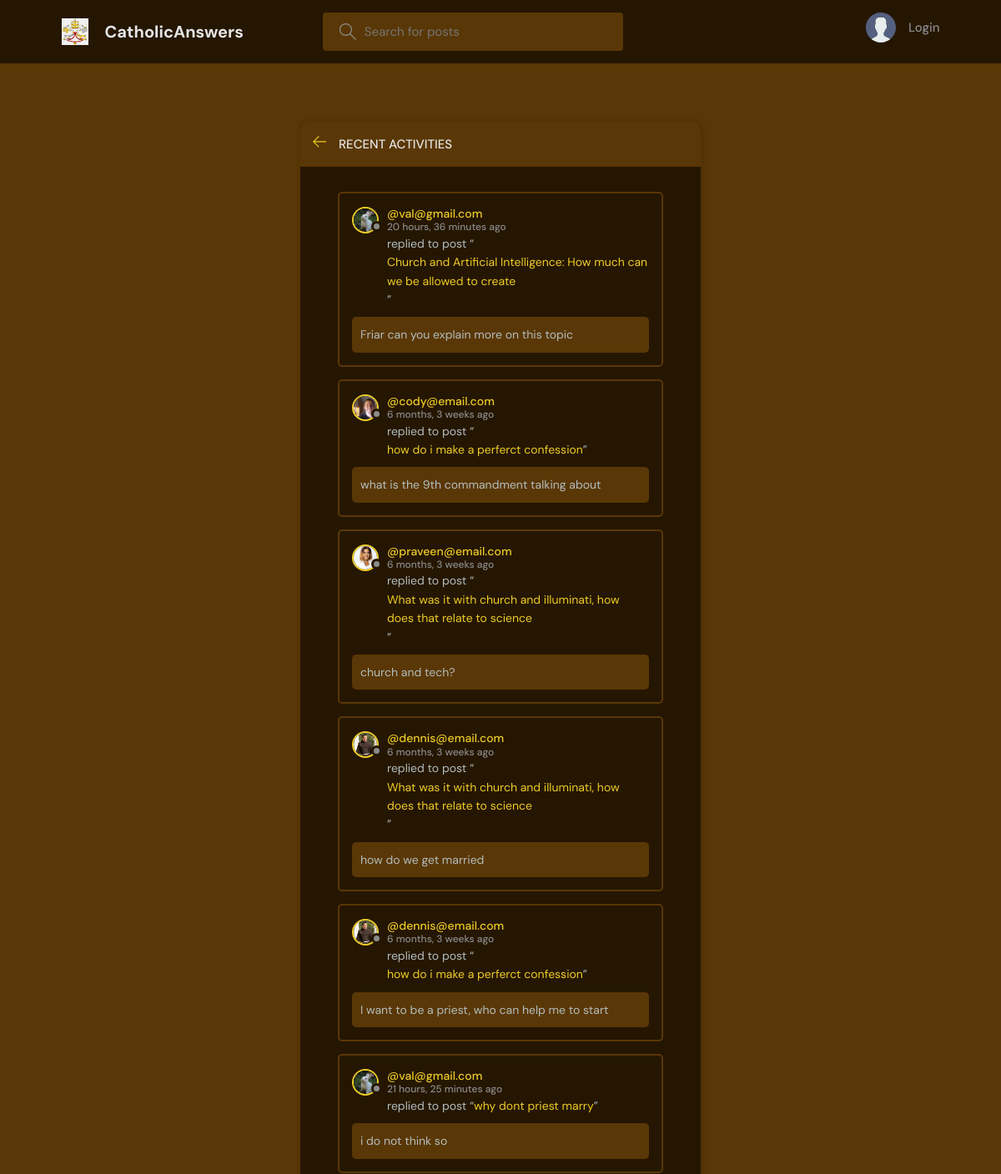
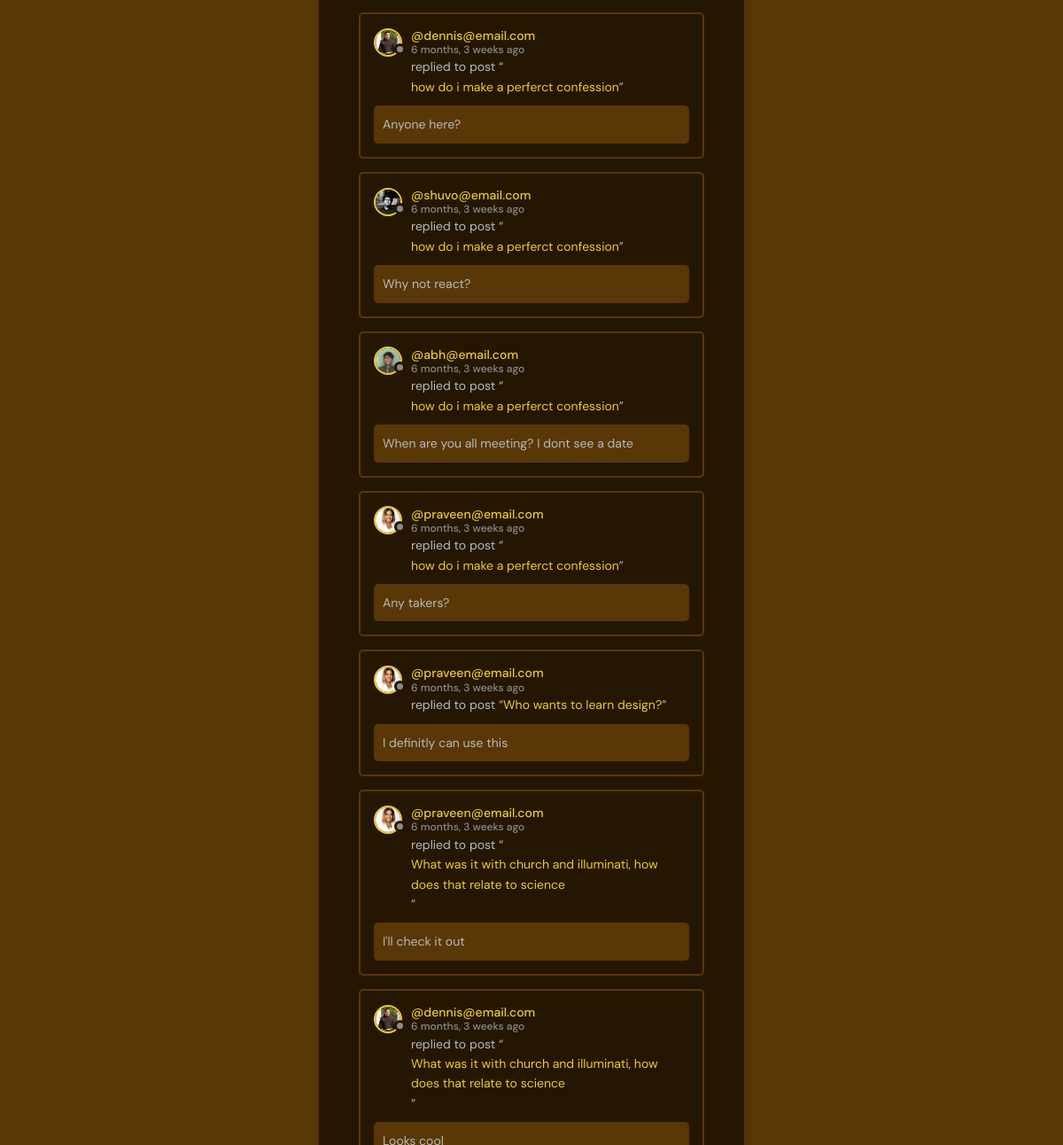
The page /activity/ on the database its author committed (2 pictures, top to bottom).
### base/models.py (models this page shows, shortened)
class Message(models.Model):
    user = models.ForeignKey(User, on_delete=models.CASCADE)
    room = models.ForeignKey(Room, on_delete=models.CASCADE)
    body = models.TextField()
    updated = models.DateTimeField(auto_now=True)
    created = models.DateTimeField(auto_now_add=True)
    class Meta:
        ordering = ['-updated', '-created']

class User(AbstractUser):
    name = models.CharField(max_length=200, null=True)
    email = models.EmailField(unique=True, null=True)
    bio = models.TextField(null=True)
    avatar = models.ImageField(null=True, default="avatar.svg")
    USERNAME_FIELD = 'email'
    REQUIRED_FIELDS = []

class Room(models.Model):
    host = models.ForeignKey(User, on_delete=models.SET_NULL, null=True)
    topic = models.ForeignKey(Topic, on_delete=models.SET_NULL, null=True)
    name = models.CharField(max_length=200)
    description = models.TextField(null=True, blank=True)
    participants = models.ManyToManyField(
        User, related_name='participants', blank=True)
    updated = models.DateTimeField(auto_now=True)
    created = models.DateTimeField(auto_now_add=True)
    class Meta:
        ordering = ['-updated', '-created']
    def __str__(self):
        return self.name

### base/views.py (the view)
# urls.py: path('activity/', views.activityPage, name="activity"),
def activityPage(request):
    room_messages = Message.objects.all()
    return render(request, 'base/activity.html', {'room_messages': room_messages})

### base/templates/base/activity.html (shortened to what this page needs)
{% extends 'main.html' %}
{% block content %}
<main class="layout">
  <div class="container">
    <div class="layout__box">
      <div class="layout__boxHeader">
        <div class="layout__boxTitle">
          <a href="{% url 'home' %}">
            <svg version="1.1" xmlns="http://www.w3.org/2000/svg" width="32" height="32" viewBox="0 0 32 32">
              <title>arrow-left</title>
              <path
                d="M13.723 2.286l-13.723 13.714 13.719 13.714 1.616-1.611-10.96-10.96h27.625v-2.286h-27.625l10.965-10.965-1.616-1.607z">
              </path>
              </path>
            </svg>
          </a>
          <h3>Recent Activities</h3>
        </div>
      </div>
      <div class="activities-page layout__body">
        {% for message in room_messages %}
        <div class="activities__box">
          <div class="activities__boxHeader roomListRoom__header">
            <a href="{% url 'user-profile' message.user.id %}" class="roomListRoom__author">
              <div class="avatar avatar--small">
                <img src="{{message.user.avatar.url}}" />
              </div>
              <p>
                @{{message.user}}
                <span>{{message.created|timesince}} ago</span>
              </p>
            </a>
          </div>
          <div class="activities__boxContent">
            <p>replied to post “<a href="{% url 'room' message.room.id %}">{{message.room}}</a>”</p>
            <div class="activities__boxRoomContent">
              {{message.body}}
            </div>
          </div>
        </div>
        {% endfor %}
      </div>
    </div>
  </div>
</main>
{% endblock content %}

### static/styles/style.css (style rules this page uses)
:root { --color-main: rgb(237, 204, 40); --color-main-light: #e1f6fb; --color-dark: #251601; --color-dark-medium: #5a3706; --color-dark-light: #5a3706; --color-light: #e5e5e5; --color-gray: #8b8b8b; --color-light-gray: #b2bdbd; --color-bg: #5a3706; --color-success: #5dd693; --color-error: #fc4b0b; }
* { font-family: "DM Sans", -apple-system, BlinkMacSystemFont, "Segoe UI", Roboto, Oxygen, Ubuntu, Cantarell, "Open Sans", "Helvetica Neue", sans-serif; margin: 0; padding: 0; box-sizing: border-box; text-rendering: optimizeLegibility; font-size: inherit; }
html { font-size: 56.25%; }
@media only screen and (min-width: 1200px) { html { font-size: 62.5%; } }
body { line-height: 1.6; font-weight: 400; font-size: 1.5rem; color: var(--color-light-gray); background-color: var(--color-bg); min-height: 100vh; }
img { width: 100%; }
a { display: inline-block; color: var(--color-main); text-decoration: none; }
.container { max-width: 120rem; width: 90%; margin: auto; }
.avatar { position: relative; display: inline-block; border-radius: 50%; border: 2px solid var(--color-main); }
.avatar img { display: block; border-radius: 50%; object-fit: cover; object-position: center; }
.avatar::after { content: ""; display: block; position: absolute; background-color: var(--color-gray); z-index: 111; border-radius: 50%; border: 0.3rem solid var(--color-dark); }
.avatar.avatar--small img { width: 2.8rem; height: 2.8rem; }
.avatar.avatar--small:after { width: 0.7rem; height: 0.7rem; bottom: 0px; right: -6px; }
.layout { margin-top: 2.4rem; }
.layout > .container { display: flex; justify-content: space-between; align-items: flex-start; }
.layout__box { width: 90%; max-width: 48rem; min-height: 40rem; position: absolute; top: 50%; left: 50%; transform: translate(-50%, -46%); background-color: var(--color-dark); border-radius: 1rem; box-shadow: 1px 1px 6px 3px rgba(0, 0, 0, 0.1); overflow: hidden; }
.layout__boxHeader { display: flex; padding: 1.5rem; background-color: var(--color-dark-light); }
.layout__boxTitle { display: flex; gap: 1.5rem; align-items: center; }
.layout__boxTitle h3 { text-transform: uppercase; font-weight: 500; color: var(--color-light); }
.layout__boxTitle svg { width: 1.6rem; height: 1.6rem; fill: var(--color-main); }
.layout__body { margin: 3rem; }
.roomListRoom__header { display: flex; justify-content: space-between; align-items: center; }
.roomListRoom__author { font-weight: 500; display: flex; align-items: center; gap: 1rem; }
.activities__box { margin: 1.5rem; padding: 1.5rem; border: 2px solid var(--color-dark-medium); border-radius: 5px; }
.activities__boxHeader p { font-size: 1.4rem; line-height: 1.3; }
.activities__boxHeader p span { color: var(--color-gray); font-size: 1.2rem; display: block; }
.activities__boxContent { margin-left: 4.2rem; }
.activities__boxContent { font-size: 1.4rem; }
.activities__boxRoomContent { background: var(--color-bg); padding: 1rem; border-radius: 5px; margin-top: 1rem; margin-left: -4.2rem; }

### rows shown on the page
Message: user.avatar (picture), user "val@gmail.com", created "20 hours, 36 minutes", room "Church and Artificial Intelligence: How much can we be allowed to create", body "Friar can you explain more on this topic"
Message: user.avatar (picture), user "cody@email.com", created "6 months, 3 weeks", room "how do i make a perferct confession", body "what is the 9th commandment talking about"
Message: user.avatar (picture), user "praveen@email.com", created "6 months, 3 weeks", room "What was it with church and illuminati, how does that relate to science", body "church and tech?"
Message: user.avatar (picture), user "dennis@email.com", created "6 months, 3 weeks", room "What was it with church and illuminati, how does that relate to science", body "how do we get married"
Message: user.avatar (picture), user "dennis@email.com", created "6 months, 3 weeks", room "how do i make a perferct confession", body "I want to be a priest, who can help me to start"
Message: user.avatar (picture), user "val@gmail.com", created "21 hours, 25 minutes", room "why dont priest marry", body "i do not think so"
Message: user.avatar (picture), user "dennis@email.com", created "6 months, 3 weeks", room "how do i make a perferct confession", body "Anyone here?"
Message: user.avatar (picture), user "shuvo@email.com", created "6 months, 3 weeks", room "how do i make a perferct confession", body "Why not react?"
Message: user.avatar (picture), user "abh@email.com", created "6 months, 3 weeks", room "how do i make a perferct confession", body "When are you all meeting? I dont see a date"
Message: user.avatar (picture), user "praveen@email.com", created "6 months, 3 weeks", room "how do i make a perferct confession", body "Any takers?"
Message: user.avatar (picture), user "praveen@email.com", created "6 months, 3 weeks", room "Who wants to learn design?", body "I definitly can use this"
Message: user.avatar (picture), user "praveen@email.com", created "6 months, 3 weeks", room "What was it with church and illuminati, how does that relate to science", body "I'll check it out"
Message: user.avatar (picture), user "dennis@email.com", created "6 months, 3 weeks", room "What was it with church and illuminati, how does that relate to science"
